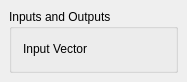
<ui version="4.0" >
 <class>BasicPluginTab</class>
 <widget class="QWidget" name="BasicPluginTab" >
  <property name="geometry" >
   <rect>
    <x>0</x>
    <y>0</y>
    <width>187</width>
    <height>82</height>
   </rect>
  </property>
  <layout class="QGridLayout" >
   <property name="leftMargin" >
    <number>9</number>
   </property>
   <property name="topMargin" >
    <number>9</number>
   </property>
   <property name="rightMargin" >
    <number>9</number>
   </property>
   <property name="bottomMargin" >
    <number>9</number>
   </property>
   <property name="horizontalSpacing" >
    <number>-1</number>
   </property>
   <property name="verticalSpacing" >
    <number>-1</number>
   </property>
   <item row="1" column="0" >
    <widget class="QGroupBox" name="_inputOutputBox" >
     <property name="title" >
      <string>Inputs and Outputs</string>
     </property>
     <layout class="QGridLayout" >
      <property name="leftMargin" >
       <number>0</number>
      </property>
      <property name="topMargin" >
       <number>0</number>
      </property>
      <property name="rightMargin" >
       <number>0</number>
      </property>
      <property name="bottomMargin" >
       <number>0</number>
      </property>
      <item row="0" column="0" >
       <widget class="QFrame" name="_frame" >
        <property name="frameShape" >
         <enum>QFrame::NoFrame</enum>
        </property>
        <property name="frameShadow" >
         <enum>QFrame::Plain</enum>
        </property>
        <layout class="QGridLayout" >
         <item row="0" column="0" >
          <widget class="QLabel" name="label_3" >
           <property name="sizePolicy" >
            <sizepolicy vsizetype="Fixed" hsizetype="Fixed" >
             <horstretch>0</horstretch>
             <verstretch>0</verstretch>
            </sizepolicy>
           </property>
           <property name="text" >
            <string>Input Vector</string>
           </property>
           <property name="wordWrap" >
            <bool>false</bool>
           </property>
          </widget>
         </item>
         <item row="0" column="1" >
          <widget class="Kst::VectorSelector" native="1" name="_vector" >
           <property name="sizePolicy" >
            <sizepolicy vsizetype="Preferred" hsizetype="Expanding" >
             <horstretch>0</horstretch>
             <verstretch>0</verstretch>
            </sizepolicy>
           </property>
          </widget>
         </item>
        </layout>
       </widget>
      </item>
     </layout>
    </widget>
   </item>
  </layout>
 </widget>
 <layoutdefault spacing="6" margin="11" />
 <pixmapfunction>qPixmapFromMimeSource</pixmapfunction>
 <customwidgets>
  <customwidget>
   <class>Kst::VectorSelector</class>
   <extends>QWidget</extends>
   <header>vectorselector.h</header>
  </customwidget>
 </customwidgets>
 <resources/>
 <connections/>
</ui>
